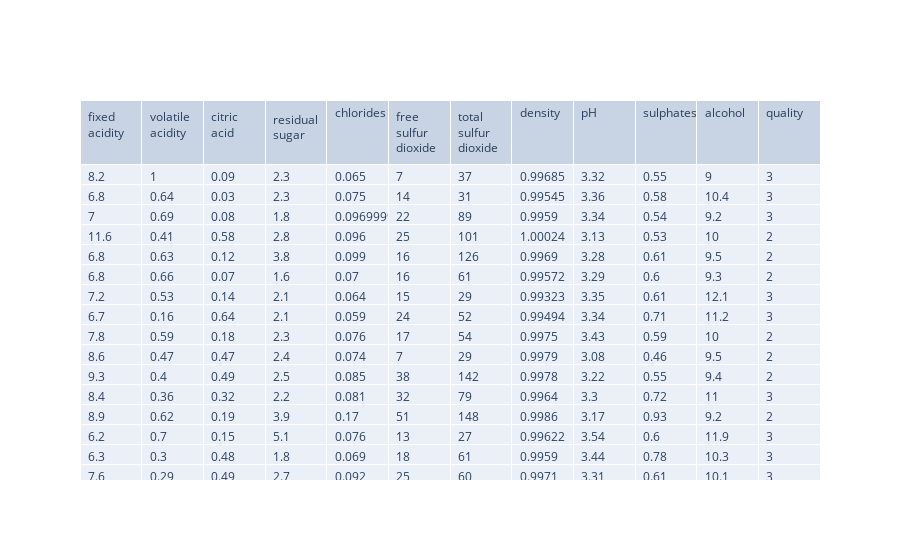

Here is the notebook cell this chart was saved with:
### Code cell
fig = go.Figure(data=[go.Table(
    header=dict(values=list(df.columns),
                align='left'),
    cells=dict(values=[df[col] for col in df.columns],
               align='left'))
])

fig.show()

### Figure 1 — Plotly figure (JSON) as saved in the notebook; plotly's stock layout.template omitted (floating-point values rounded to 4 significant figures; data arrays with more than 128 entries replaced by an {"elided": "..."} marker saying what was removed)
{"data": [{"cells": {"align": "left", "values": {"elided": "12x1599 float values"}}, "header": {"align": "left", "values": ["fixed acidity", "volatile acidity", "citric acid", "residual sugar", "chlorides", "free sulfur dioxide", "total sulfur dioxide", "density", "pH", "sulphates", "alcohol", "quality"]}, "type": "table"}], "layout": {"autosize": true}}
